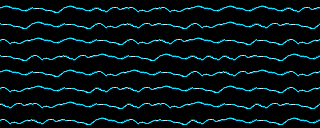

Tiled map render using the project's own tile images. Description and the whole map definition, tile-layer contents included, below:
An orthogonal 20x8 tile map with 16x16 px tiles, 1 tile layer (Kachelebene 1).

<map version="1.9" tiledversion="1.9.2" orientation="orthogonal" renderorder="right-down" width="20" height="8" tilewidth="16" tileheight="16" infinite="0" nextlayerid="2" nextobjectid="1">
 <tileset firstgid="1" source="Tileset.tsx" />
 <layer id="1" name="Kachelebene 1" width="20" height="8">
  <data encoding="csv">
107,108,67,68,107,108,47,48,87,88,87,88,107,108,107,108,107,108,47,48,
67,68,107,108,67,68,87,88,47,48,67,68,87,88,107,108,47,48,67,68,
87,88,107,108,107,108,67,68,87,88,47,48,107,108,67,68,67,68,87,88,
67,68,87,88,47,48,107,108,67,68,107,108,47,47,47,48,67,68,107,108,
107,108,67,68,107,108,87,88,107,108,67,68,87,88,47,48,107,108,87,88,
87,88,107,108,67,68,47,48,47,48,107,108,67,68,107,108,67,68,87,88,
47,48,87,88,107,108,67,68,47,48,87,88,107,108,67,68,47,48,67,68,
87,88,47,48,67,68,107,108,87,88,67,68,47,48,107,108,67,68,107,108
</data>
 </layer>
</map>
